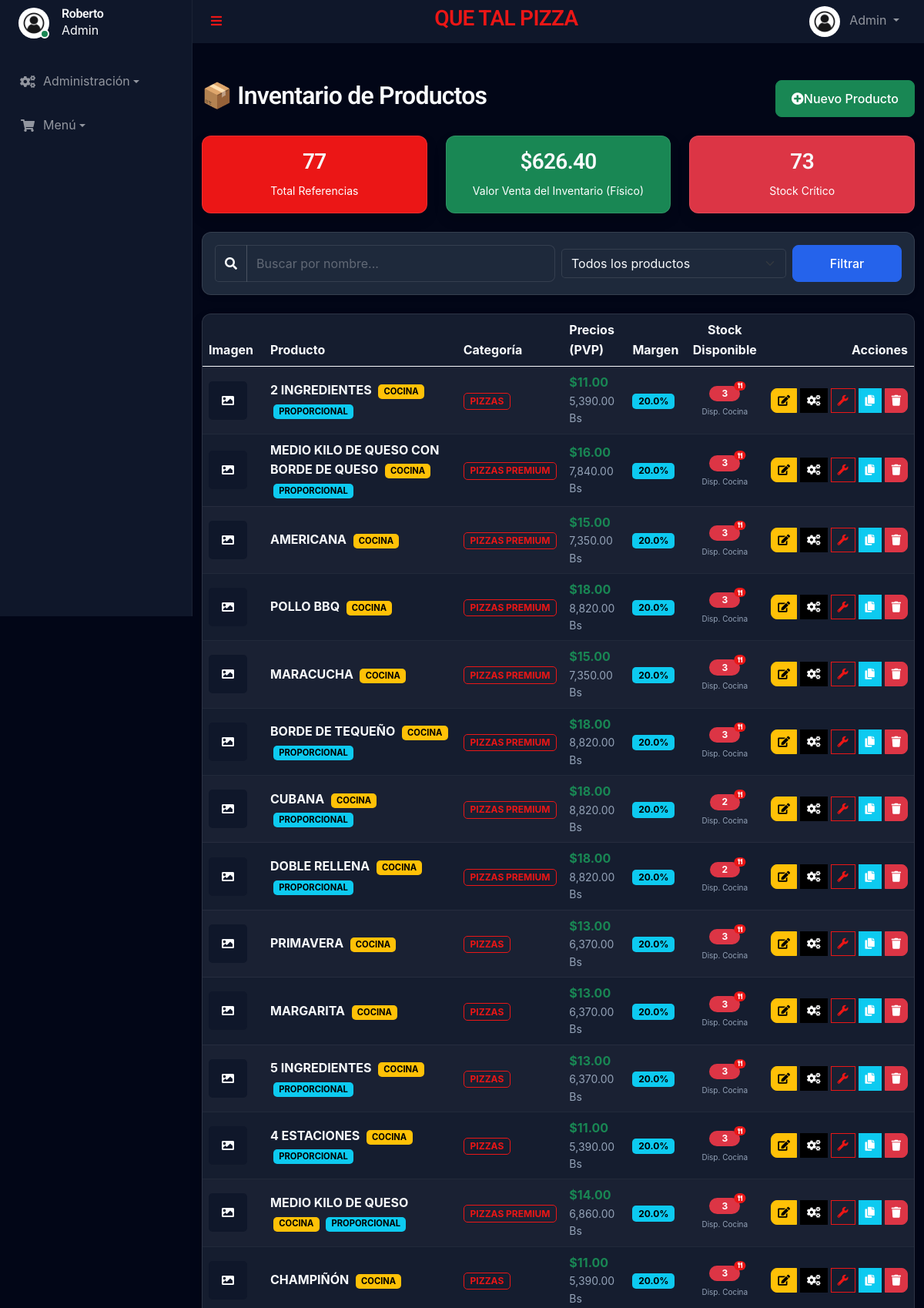
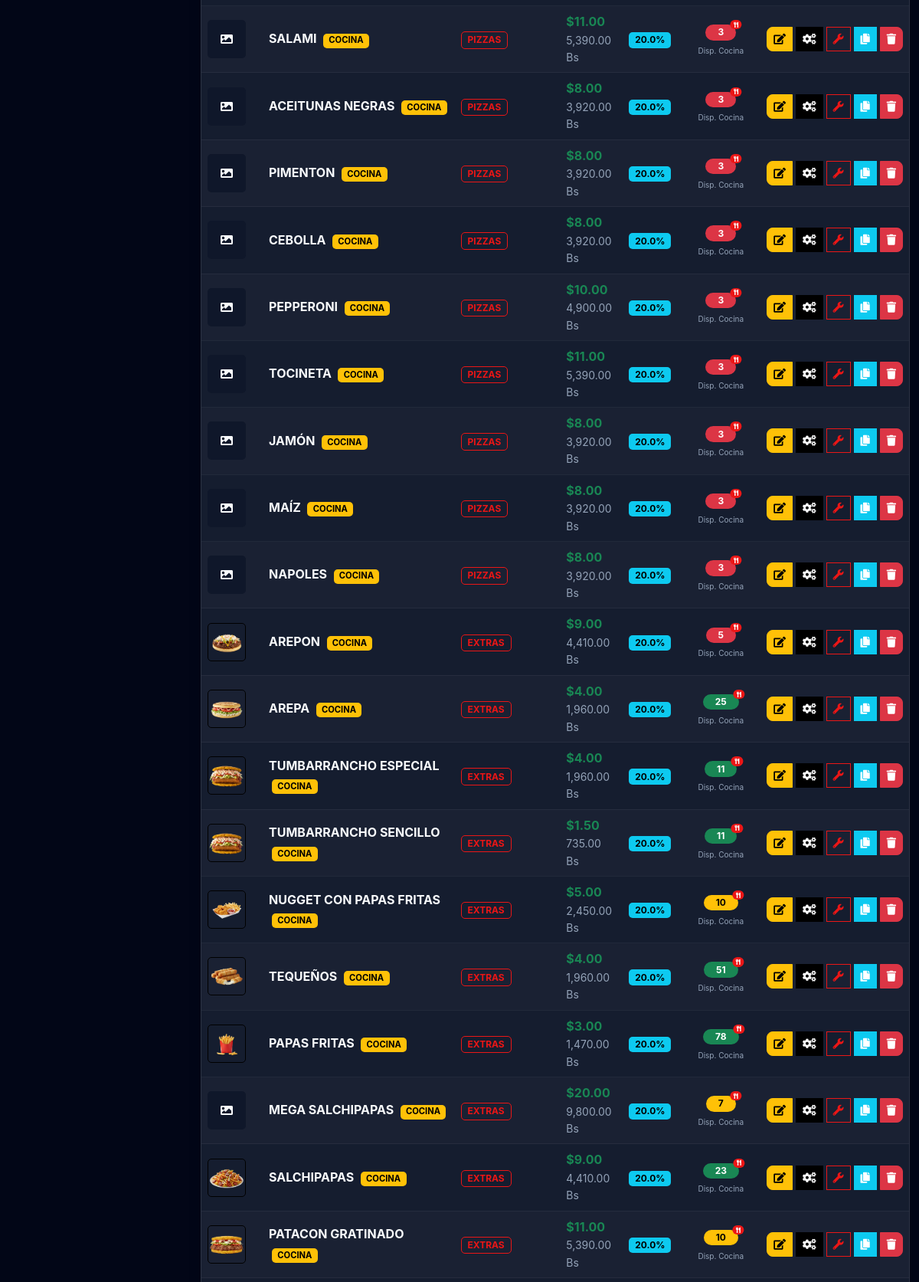
Page /admin/productos.php (signed in, upper part) on the committed database (2 pictures, top to bottom).
### tables this page shows
CREATE TABLE `products` (
  `id` int(11) NOT NULL,
  `name` varchar(100) NOT NULL,
  `description` text DEFAULT NULL,
  `price_usd` decimal(10,2) NOT NULL,
  `price_ves` decimal(10,2) NOT NULL,
  `stock` int(11) NOT NULL,
  `product_type` enum('simple','compound','prepared') DEFAULT 'simple',
  `kitchen_station` enum('pizza','kitchen','bar') DEFAULT 'kitchen',
  `image_url` varchar(255) DEFAULT NULL,
  `created_at` timestamp NULL DEFAULT current_timestamp(),
  `profit_margin` decimal(5,2) NOT NULL DEFAULT 20.00,
  `updated_at` timestamp NULL DEFAULT NULL,
  `linked_manufactured_id` int(11) DEFAULT NULL,
  `max_sides` int(11) DEFAULT 0,
  `contour_logic_type` enum('standard','proportional') DEFAULT 'standard',
  `min_stock` int(11) DEFAULT 5,
  `category_id` int(11) DEFAULT NULL,
  `short_code` varchar(50) DEFAULT NULL
);

CREATE TABLE `categories` (
  `id` int(11) NOT NULL,
  `name` varchar(100) NOT NULL,
  `kitchen_station` enum('pizza','kitchen','bar') DEFAULT 'kitchen',
  `icon` varchar(50) DEFAULT 'fa-tag',
  `description` text DEFAULT NULL,
  `created_at` timestamp NULL DEFAULT current_timestamp()
);

### admin/productos.php (the view, shortened to what the rows shown need)
<?php
require_once '../templates/autoload.php';
$search = $_GET['search'] ?? '';
$filter = $_GET['filter'] ?? '';
if ($filter === 'stock_bajo') {
    $productos = $productManager->getLowStockProducts();
} elseif (!empty($search)) {
    $productos = $productManager->searchProducts($search);
} else {
    $productos = $productManager->getAllProducts();
}
require_once '../templates/header.php';
?>
<div class="container mt-5">
    <div class="d-flex justify-content-between align-items-center mb-4">
        <h2>📦 Inventario de Productos</h2>
    </div>
    <div class="card shadow">
        <div class="card-body p-0">
            <div class="table-responsive">
                <table class="table table-striped table-hover mb-0 align-middle">
                    <thead class="table-dark">
                        <tr>
                            <th style="width: 80px;">Imagen</th>
                            <th>Producto</th>
                            <th>Categoría</th>
                            <th>Precios (PVP)</th>
                            <th>Margen</th>
                            <th class="text-center">Stock Disponible</th>
                            <th class="text-end">Acciones</th>
                        </tr>
                    </thead>
                    <tbody>
                        <?php if (!empty($productos)): ?>
                            <?php foreach ($productos as $producto): ?>
                                <tr>
                                    <td>
                                        <?php if (!empty($producto['image_url']) && file_exists("../" . $producto['image_url'])): ?>
                                            <img src="../<?= htmlspecialchars($producto['image_url']) ?>" class="rounded border"
                                                width="50" height="50" style="object-fit: cover;">
                                        <?php else: ?>
                                            <div class="bg-secondary text-white rounded d-flex align-items-center justify-content-center"
                                                style="width: 50px; height: 50px;">
                                                <i class="fa fa-image"></i>
                                            </div>
                                        <?php endif; ?>
                                    </td>
                                    <td>
                                        <span class="fw-bold"><?= htmlspecialchars($producto['name']) ?></span>
                                        <?php if ($producto['product_type'] === 'prepared'): ?>
                                            <span class="badge bg-warning text-dark ms-1" style="font-size: 0.7em;">COCINA</span>
                                        <?php elseif ($producto['product_type'] === 'simple'): ?>
                                            <span class="badge bg-secondary ms-1" style="font-size: 0.7em;">REVENTA</span>
                                        <?php endif; ?>
                                        <?php if (($producto['contour_logic_type'] ?? 'standard') === 'proportional'): ?>
                                            <span class="badge bg-info text-dark ms-1" style="font-size: 0.7em;"
                                                title="Lógica de contornos dividida">PROPORCIONAL</span>
                                        <?php endif; ?>
                                        <br>
                                    </td>
                                    <td>
                                        <?php if (!empty($producto['category_name'])): ?>
                                            <span class="badge bg-outline-primary text-primary border border-primary">
                                                <?= htmlspecialchars($producto['category_name']) ?>
                                            </span>
                                        <?php else: ?>
                                            <span class="text-muted small">Sin Cat.</span>
                                        <?php endif; ?>
                                    </td>
                                    <td>
                                        <div class="d-flex flex-column">
                                            <span
                                                class="fw-bold text-success">$<?= number_format($producto['price_usd'], 2) ?></span>
                                            <span class="small text-muted"><?= number_format($producto['price_ves'], 2) ?>
                                                Bs</span>
                                        </div>
                                    </td>
                                    <td>
                                        <span class="badge bg-info text-dark">
                                            <?= number_format($producto['profit_margin'], 1) ?>%
                                        </span>
                                    </td>
                                    <td class="text-center">
                                        <?php
                                        $stockMostrar = 0;
                                        $esVirtual = false;
                                        if ($producto['product_type'] === 'simple') {
                                            $stockMostrar = $producto['stock'];
                                            $esVirtual = false;
                                        } else {
                                            $stockMostrar = $productManager->getVirtualStock($producto['id']);
                                            $esVirtual = true;
                                        }
                                        $stockClass = 'bg-success';
                                        $min = $producto['min_stock'] ?? 5;
                                        if ($stockMostrar <= $min)
                                            $stockClass = 'bg-danger';
                                        elseif ($stockMostrar <= ($min * 2))
                                            $stockClass = 'bg-warning text-dark';
                                        ?>
                                        <span class="badge <?= $stockClass ?> rounded-pill px-3 position-relative">
                                            <?= $stockMostrar ?>
                                            <?php if ($esVirtual): ?>
                                                <span
                                                    class="position-absolute top-0 start-100 translate-middle badge rounded-pill bg-primary"
                                                    style="font-size: 0.6em;" title="Calculado según ingredientes disponibles">
                                                    <i class="fa fa-utensils"></i>
                                                </span>
                                            <?php endif; ?>
                                        </span>
                                        <div style="font-size: 10px;" class="text-muted mt-1">
                                            <?= $esVirtual ? 'Disp. Cocina' : 'Físico' ?>
                                        </div>
                                    </td>
                                    <td class="text-end">
                                        <div class="btn-group">
                                            <a href="edit_product.php?id=<?= $producto['id'] ?>" class="btn btn-sm btn-warning"
                                                title="Editar">
                                                <i class="fa fa-edit"></i>
                                            </a>
                                            <a href="configurar_receta.php?id=<?= $producto['id'] ?>"
                                                class="btn btn-sm btn-dark ms-1" title="Configurar Receta">
                                                <i class="fa fa-cogs"></i>
                                            </a>
                                            <a href="configurar_defecto.php?id=<?= $producto['id'] ?>"
                                                class="btn btn-sm btn-outline-primary ms-1" title="Configurar Defectos">
                                                <i class="fa fa-wrench"></i>
                                            </a>
                                            <button type="button" class="btn btn-sm btn-info ms-1 text-white btn-duplicate"
                                                title="Duplicar" data-url="duplicate_product.php?id=<?= $producto['id'] ?>"
                                                data-name="<?= htmlspecialchars($producto['name']) ?>">
                                                <i class="fa fa-copy"></i>
                                            </button>
                                            <button type="button" class="btn btn-sm btn-danger ms-1 btn-delete" title="Eliminar"
                                                data-url="delete_product.php?id=<?= $producto['id'] ?>"
                                                data-name="<?= htmlspecialchars($producto['name']) ?>">
                                                <i class="fa fa-trash"></i>
                                            </button>
                                        </div>
                                    </td>
                                </tr>
                            <?php endforeach; ?>
                        <?php endif; ?>
                    </tbody>
                </table>
            </div>
        </div>
    </div>
</div>
<?php require_once '../templates/footer.php'; ?>

### rows in the picture
products: name "2 INGREDIENTES", product_type "COCINA", contour_logic_type "PROPORCIONAL", category.name "PIZZAS", price_usd "11.00", price_ves "5,390.00", profit_margin "20.0", stockMostrar "3"
products: name "MEDIO KILO DE QUESO CON BORDE DE QUESO", product_type "COCINA", contour_logic_type "PROPORCIONAL", category.name "PIZZAS PREMIUM", price_usd "16.00", price_ves "7,840.00", profit_margin "20.0", stockMostrar "3"
products: name "AMERICANA", product_type "COCINA", category.name "PIZZAS PREMIUM", price_usd "15.00", price_ves "7,350.00", profit_margin "20.0", stockMostrar "3"
products: name "POLLO BBQ", product_type "COCINA", category.name "PIZZAS PREMIUM", price_usd "18.00", price_ves "8,820.00", profit_margin "20.0", stockMostrar "3"
products: name "MARACUCHA", product_type "COCINA", category.name "PIZZAS PREMIUM", price_usd "15.00", price_ves "7,350.00", profit_margin "20.0", stockMostrar "3"
products: name "BORDE DE TEQUEÑO", product_type "COCINA", contour_logic_type "PROPORCIONAL", category.name "PIZZAS PREMIUM", price_usd "18.00", price_ves "8,820.00", profit_margin "20.0", stockMostrar "3"
products: name "CUBANA", product_type "COCINA", contour_logic_type "PROPORCIONAL", category.name "PIZZAS PREMIUM", price_usd "18.00", price_ves "8,820.00", profit_margin "20.0", stockMostrar "2"
products: name "DOBLE RELLENA", product_type "COCINA", contour_logic_type "PROPORCIONAL", category.name "PIZZAS PREMIUM", price_usd "18.00", price_ves "8,820.00", profit_margin "20.0", stockMostrar "2"
products: name "PRIMAVERA", product_type "COCINA", category.name "PIZZAS", price_usd "13.00", price_ves "6,370.00", profit_margin "20.0", stockMostrar "3"
products: name "MARGARITA", product_type "COCINA", category.name "PIZZAS", price_usd "13.00", price_ves "6,370.00", profit_margin "20.0", stockMostrar "3"
products: name "5 INGREDIENTES", product_type "COCINA", contour_logic_type "PROPORCIONAL", category.name "PIZZAS", price_usd "13.00", price_ves "6,370.00", profit_margin "20.0", stockMostrar "3"
products: name "4 ESTACIONES", product_type "COCINA", contour_logic_type "PROPORCIONAL", category.name "PIZZAS", price_usd "11.00", price_ves "5,390.00", profit_margin "20.0", stockMostrar "3"
products: name "MEDIO KILO DE QUESO", product_type "COCINA", contour_logic_type "PROPORCIONAL", category.name "PIZZAS PREMIUM", price_usd "14.00", price_ves "6,860.00", profit_margin "20.0", stockMostrar "3"
products: name "CHAMPIÑÓN", product_type "COCINA", category.name "PIZZAS", price_usd "11.00", price_ves "5,390.00", profit_margin "20.0", stockMostrar "3"
products: name "SALAMI", product_type "COCINA", category.name "PIZZAS", price_usd "11.00", price_ves "5,390.00", profit_margin "20.0", stockMostrar "3"
products: name "ACEITUNAS NEGRAS", product_type "COCINA", category.name "PIZZAS", price_usd "8.00", price_ves "3,920.00", profit_margin "20.0", stockMostrar "3"
products: name "PIMENTON", product_type "COCINA", category.name "PIZZAS", price_usd "8.00", price_ves "3,920.00", profit_margin "20.0", stockMostrar "3"
products: name "CEBOLLA", product_type "COCINA", category.name "PIZZAS", price_usd "8.00", price_ves "3,920.00", profit_margin "20.0", stockMostrar "3"
products: name "PEPPERONI", product_type "COCINA", category.name "PIZZAS", price_usd "10.00", price_ves "4,900.00", profit_margin "20.0", stockMostrar "3"
products: name "TOCINETA", product_type "COCINA", category.name "PIZZAS", price_usd "11.00", price_ves "5,390.00", profit_margin "20.0", stockMostrar "3"
products: name "JAMÓN", product_type "COCINA", category.name "PIZZAS", price_usd "8.00", price_ves "3,920.00", profit_margin "20.0", stockMostrar "3"
products: name "MAÍZ", product_type "COCINA", category.name "PIZZAS", price_usd "8.00", price_ves "3,920.00", profit_margin "20.0", stockMostrar "3"
products: name "NAPOLES", product_type "COCINA", category.name "PIZZAS", price_usd "8.00", price_ves "3,920.00", profit_margin "20.0", stockMostrar "3"
products: image_url (picture), name "AREPON", product_type "COCINA", category.name "EXTRAS", price_usd "9.00", price_ves "4,410.00", profit_margin "20.0", stockMostrar "5"
products: image_url (picture), name "AREPA", product_type "COCINA", category.name "EXTRAS", price_usd "4.00", price_ves "1,960.00", profit_margin "20.0", stockMostrar "25"
products: image_url (picture), name "TUMBARRANCHO ESPECIAL", product_type "COCINA", category.name "EXTRAS", price_usd "4.00", price_ves "1,960.00", profit_margin "20.0", stockMostrar "11"
products: image_url (picture), name "TUMBARRANCHO SENCILLO", product_type "COCINA", category.name "EXTRAS", price_usd "1.50", price_ves "735.00", profit_margin "20.0", stockMostrar "11"
products: image_url (picture), name "NUGGET CON PAPAS FRITAS", product_type "COCINA", category.name "EXTRAS", price_usd "5.00", price_ves "2,450.00", profit_margin "20.0", stockMostrar "10"
products: image_url (picture), name "TEQUEÑOS", product_type "COCINA", category.name "EXTRAS", price_usd "4.00", price_ves "1,960.00", profit_margin "20.0", stockMostrar "51"
products: image_url (picture), name "PAPAS FRITAS", product_type "COCINA", category.name "EXTRAS", price_usd "3.00", price_ves "1,470.00", profit_margin "20.0", stockMostrar "78"
products: name "MEGA SALCHIPAPAS", product_type "COCINA", category.name "EXTRAS", price_usd "20.00", price_ves "9,800.00", profit_margin "20.0", stockMostrar "7"
products: image_url (picture), name "SALCHIPAPAS", product_type "COCINA", category.name "EXTRAS", price_usd "9.00", price_ves "4,410.00", profit_margin "20.0", stockMostrar "23"
products: image_url (picture), name "PATACON GRATINADO", product_type "COCINA", category.name "EXTRAS", price_usd "11.00", price_ves "5,390.00", profit_margin "20.0", stockMostrar "10"

### other values in the picture
$GLOBALS['site_name'] "QUE TAL PIZZA"
$user_role "Admin"
$user "Roberto"
$totalProductos "77"
$valorInventarioUsd "626.40"
$itemsCriticos "73"
